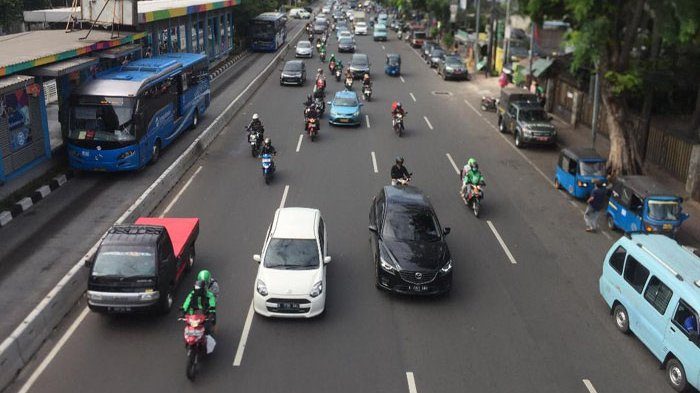
#> input picture uji.jpg, 700 x 393 px
$ python integral_image.py
#> lines starting #> are read from the running program, lines starting #| are printed output that depends on the picture
import cv2

# Load image
img = cv2.imread("uji.jpg", cv2.IMREAD_GRAYSCALE)
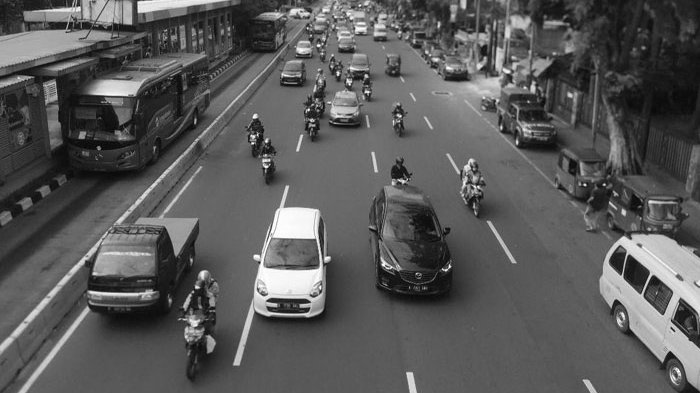
#> img: shape (393, 700); min 0, max 255, mean 89.1

# Calculate integral image
int_img = cv2.integral(img)
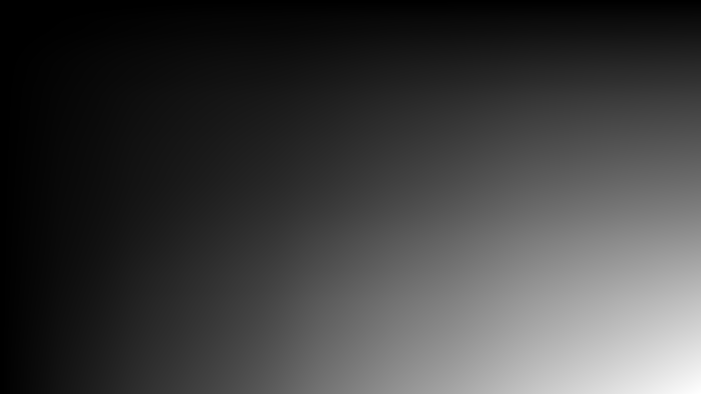
#> int_img: shape (394, 701) int32; min 0, max 24509201, mean 6115644.5; drawn with min black and max white

print(int_img)
#> (printed output is left out)

# Show integral image
cv2.imshow("Integral Image", img)
cv2.waitKey(0)
cv2.destroyAllWindows()
